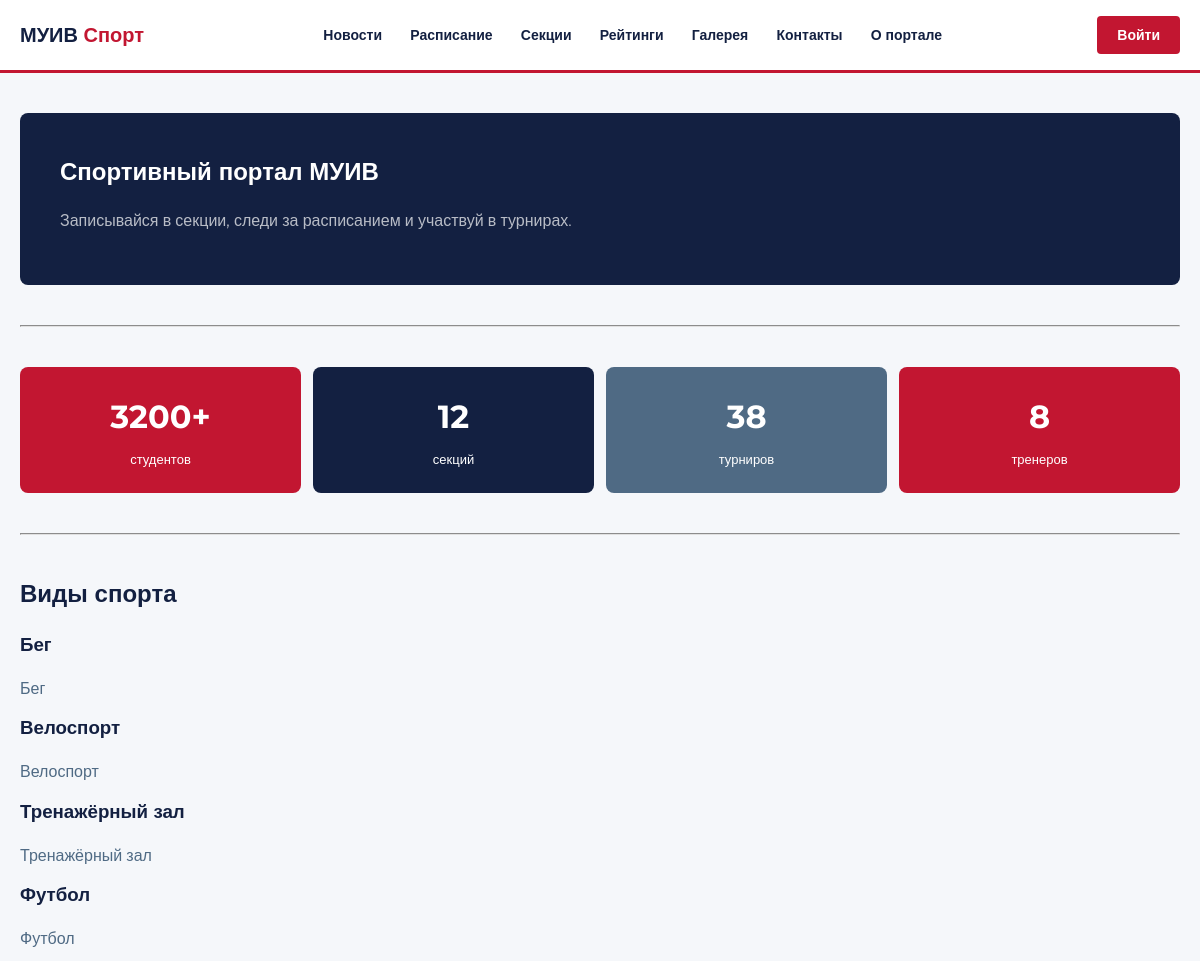
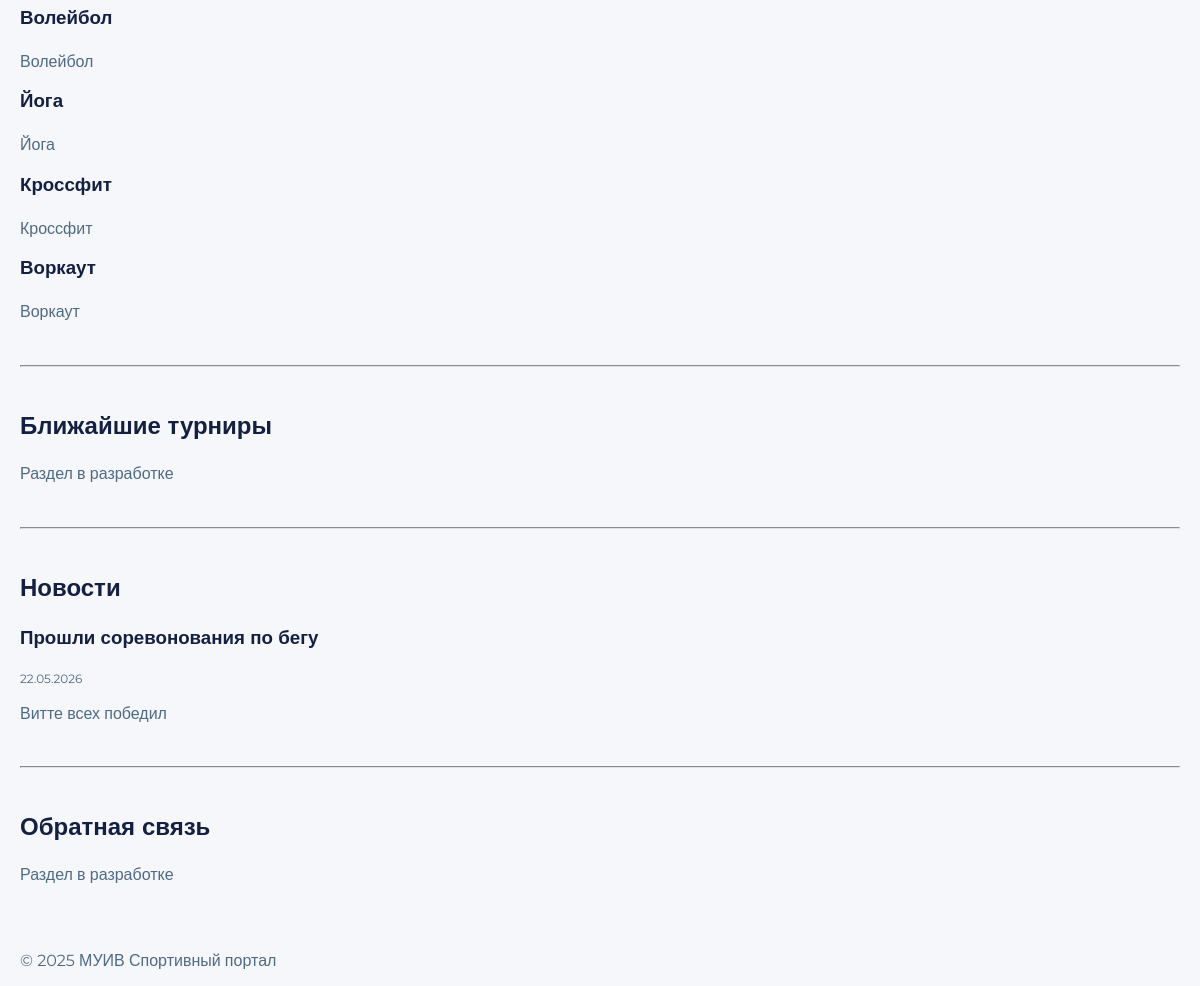
The page / on the database its author committed (2 pictures, top to bottom).
### main/models.py (models this page shows, shortened)
class Sport(models.Model):
    name        = models.CharField(max_length=100, verbose_name='Название')
    description = models.TextField(verbose_name='Описание')
    class Meta:
        verbose_name        = 'Вид спорта'
        verbose_name_plural = 'Виды спорта'

class News(models.Model):
    title   = models.CharField(max_length=200, verbose_name='Заголовок')
    content = models.TextField(verbose_name='Текст')
    created = models.DateTimeField(auto_now_add=True, verbose_name='Дата публикации')
    class Meta:
        verbose_name        = 'Новость'
        verbose_name_plural = 'Новости'
        ordering            = ['-created']

### main/views.py (the view)
# urls.py: path('', views.index, name='index'),
def index(request):
    sports = Sport.objects.all()
    news   = News.objects.all()
    return render(request, 'index.html', {
        'sports': sports,
        'news':   news,
    })

### templates/index.html (shortened to what this page needs)
{% extends 'base.html' %}
{% block content %}
<div class="container">
  <section style="padding: 40px 0;">
    <div style="background: var(--dark); border-radius: 8px; padding: 40px; color: white;">
      <h1 style="color: white;">Спортивный портал МУИВ</h1>
      <p style="color: rgba(255,255,255,.7);">Записывайся в секции, следи за расписанием и участвуй в турнирах.</p>
    </div>
  </section>
  <hr style="border-color: var(--border); margin-bottom: 40px;">
  <section style="margin-bottom: 40px;">
    <div style="display: grid; grid-template-columns: repeat(4, 1fr); gap: 12px;">
      <div style="background: var(--red); border-radius: 8px; padding: 24px; color: white; text-align: center;">
        <div style="font-size: 32px; font-weight: 700;">3200+</div>
        <div style="font-size: 13px; margin-top: 6px;">студентов</div>
      </div>
      <div style="background: var(--dark); border-radius: 8px; padding: 24px; color: white; text-align: center;">
        <div style="font-size: 32px; font-weight: 700;">12</div>
        <div style="font-size: 13px; margin-top: 6px;">секций</div>
      </div>
      <div style="background: var(--muted); border-radius: 8px; padding: 24px; color: white; text-align: center;">
        <div style="font-size: 32px; font-weight: 700;">38</div>
        <div style="font-size: 13px; margin-top: 6px;">турниров</div>
      </div>
      <div style="background: var(--red); border-radius: 8px; padding: 24px; color: white; text-align: center;">
        <div style="font-size: 32px; font-weight: 700;">8</div>
        <div style="font-size: 13px; margin-top: 6px;">тренеров</div>
      </div>
    </div>
  </section>
  <hr style="border-color: var(--border); margin-bottom: 40px;">
  <section style="margin-bottom: 40px;">
    <h2>Виды спорта</h2>
    {% for sport in sports %}
      <div class="card" style="margin-bottom: 12px;">
        <h3>{{ sport.name }}</h3>
        <p>{{ sport.description }}</p>
      </div>
    {% empty %}
      <p>Виды спорта не добавлены</p>
    {% endfor %}
  </section>
  <hr style="border-color: var(--border); margin-bottom: 40px;">
  <section style="margin-bottom: 40px;">
    <h2>Ближайшие турниры</h2>
    <p style="color: var(--muted);">Раздел в разработке</p>
  </section>
  <hr style="border-color: var(--border); margin-bottom: 40px;">
  <section style="margin-bottom: 40px;">
    <h2>Новости</h2>
    {% for item in news %}
      <div class="card" style="margin-bottom: 12px;">
        <h3>{{ item.title }}</h3>
        <p style="font-size: 12px; color: var(--muted);">{{ item.created|date:"d.m.Y" }}</p>
        <p>{{ item.content }}</p>
      </div>
    {% empty %}
      <p>Новости не добавлены</p>
    {% endfor %}
  </section>
  <hr style="border-color: var(--border); margin-bottom: 40px;">
  <section style="margin-bottom: 60px;">
    <h2>Обратная связь</h2>
    <p style="color: var(--muted);">Раздел в разработке</p>
  </section>
</div>
{% endblock %}

### static/css/style.css (style rules this page uses)
:root { --red: #C21631; --dark: #132041; --muted: #4F6A84; --border: #E0E0E0; --bg: #F5F7FA; --white: #FFFFFF; }
* { box-sizing: border-box; margin: 0; padding: 0; }
body { font-family: 'Montserrat', sans-serif; font-size: 16px; color: var(--dark); background: var(--bg); line-height: 1.6; }
.container { max-width: 1200px; margin: 0 auto; padding: 0 20px; }
h1, h2, h3 { font-weight: 700; margin-bottom: 16px; }
p { color: var(--muted); margin-bottom: 12px; }

### rows shown on the page
Sport: name "Бег", description "Бег"
Sport: name "Велоспорт", description "Велоспорт"
Sport: name "Тренажёрный зал", description "Тренажёрный зал"
Sport: name "Футбол", description "Футбол"
Sport: name "Волейбол", description "Волейбол"
Sport: name "Йога", description "Йога"
Sport: name "Кроссфит", description "Кроссфит"
Sport: name "Воркаут", description "Воркаут"
News: title "Прошли соревонования по бегу", created "22.05.2026", content "Витте всех победил"
